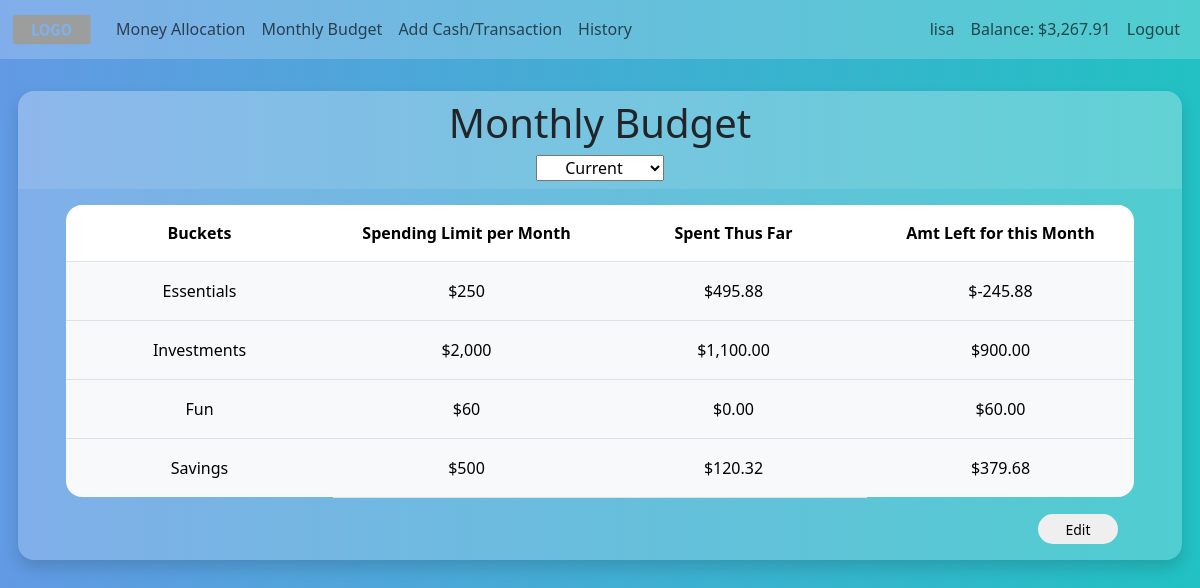
/monthly (signed in), run on the app's committed database.
### tables this page shows
CREATE TABLE users (
                                id INTEGER NOT NULL,
                                username TEXT NOT NULL,
                                hash TEXT NOT NULL,
                                money NUMERIC DEFAULT "0",
                                PRIMARY KEY(id)
                              );

CREATE TABLE buckets (
                                id INTEGER NOT NULL,
                                owner_id INTEGER NOT NULL,
                                index_num INTEGER NOT NULL,
                                name TEXT NOT NULL,
                                percent_allocation INTEGER NOT NULL,
                                month_limit NUMERIC,
                                FOREIGN KEY(owner_id) REFERENCES users(id),
                                PRIMARY KEY(id)
                              );

### app.py (the view)
@app.route("/monthly", methods=["GET", "POST"])
@login_required
def monthly():
    if request.method == "POST":
        data = request.get_json(silent=True)
        if data is not None:
            for bucket in data:
                db.execute("UPDATE buckets SET month_limit = ? WHERE name = ? AND owner_id = ?",
                    data[bucket][1],
                    data[bucket][0],
                    session["user_id"]
                )
        if data is not None:
            current_abbrev_month = datetime.now().strftime("%b")
            current_full_yr = datetime.now().strftime("%Y")
            recent_history = db.execute("SELECT month, year FROM budget_history WHERE month = ? AND year = ?", current_abbrev_month, current_full_yr)
            if recent_history:
                db.execute("DELETE FROM budget_history WHERE owner_id = ? AND month = ? AND year = ?",
                    session["user_id"],
                    current_abbrev_month,
                    current_full_yr
                )
                data_to_list = list(data.items())
                index = 0
                for bucket in data:
                    db.execute("INSERT INTO budget_history (owner_id, index_num, bucket_name, month_limit, month, year) VALUES (?, ?, ?, ?, ?, ?)",
                        session["user_id"],
                        index,
                        data[bucket][0],
                        data[bucket][1],
                        current_abbrev_month,
                        current_full_yr
                    )
                    index += 1
            else:
                data_to_list = list(data.items())
                index = 0
                for bucket in data:
                    db.execute("INSERT INTO budget_history (owner_id, index_num, bucket_name, month_limit, month, year) VALUES (?, ?, ?, ?, ?, ?)",
                        session["user_id"],
                        index,
                        data[bucket][0],
                        data[bucket][1],
                        current_abbrev_month,
                        current_full_yr
                    )
                    index += 1
        return redirect("/monthly")
    else:
        existing = db.execute("SELECT * FROM buckets WHERE owner_id = ?", session["user_id"])
        money = db.execute("SELECT money FROM users WHERE id = ?", session["user_id"])[0]["money"]
        transactions = db.execute("SELECT * FROM history WHERE owner_id = ?", session["user_id"])
        current_month = datetime.now().strftime("%m")
        current_yr = datetime.now().strftime("%y")
        expenses = {}
        for bucket in existing:
            expenses[bucket["name"]] = []
        for transaction in transactions:
            m = transaction["date"][:2]
            y = transaction["date"][-2:]
            if transaction["item_type"] != "Deposit" and transaction["bucket"] in expenses and m == current_month and y == current_yr:
                if len(expenses[transaction["bucket"]]) > 0:
                    expenses[transaction["bucket"]][0] += transaction["amt"]
                else:
                    expenses[transaction["bucket"]].append(transaction["amt"])
        with open('static/history.json', 'w') as file:
            json.dump(expenses, file)
        past_budget = db.execute("SELECT * FROM budget_history WHERE owner_id = ?", session["user_id"])
        past_dates = []
        for history in past_budget:
            date = f"{history['month']} {str(history['year'])}"
            if date not in past_dates and history['month'] != datetime.now().strftime("%b") and history['year'] != datetime.now().strftime("%Y"):
                past_dates.append(f"{history['month']} {str(history['year'])}")
        past_dates.reverse()
        if existing:
            return render_template("monthly.html",
                existing=existing,
                usd=usd,
                expenses=expenses,
                thousands=thousands,
                past_dates=past_dates
            )
        return render_template("monthly.html")

### app.py (called while the page is built)
@app.after_request
def after_request(response):
    response.headers["Cache-Control"] = "no-cache, no-store, must-revalidate"
    response.headers["Expires"] = 0
    response.headers["Pragma"] = "no-cache"
    return response

### helpers.py (called while the page is built)
def login_required(f):
    @wraps(f)
    def decorated_function(*args, **kwargs):
        if session.get("user_id") is None:
            return redirect("/login")
        return f(*args, **kwargs)
    return decorated_function

def usd(value):
    return f"${value:,.2f}"

def thousands(value):
    return f"${value:,.0f}"

### templates/monthly.html (shortened to what this page needs)
{% extends "layout.html" %}
{% block main %}
<div class="monthly-ctnr">
	<div class="bucket-ctnr ctnr text-center shadow d-flex flex-column align-items-center">
		<div class="header bucket-header">
			<h1>Monthly Budget</h1>
			<select name="dates" class="text-center dates">
				<option value="Current">Current</option>
			</select>
		</div>
		<form action="/monthly" method="post" class="bucket-form d-inline-block">
			<table class="table bucket-table">
				<thead class="bucket-head">
					<tr class="col-headers">
						<th>Buckets</th>
						<th>Spending Limit per Month</th>
						<th>Spent Thus Far</th>
						<th>Amt Left for this Month</th>
					</tr>
				</thead>
				<tbody class="bucket-body">
					{% if existing %}
						{% for bucket in existing %}
							<tr>
								<td><input class="bucket-input bucket-name saved" type="text" name="bucket" value="{{ bucket.name }}" readonly></td>
								{% if bucket.month_limit %}
									<td><input class="bucket-input limit saved int-only" type="text" inputmode="numeric" name="limit" placeholder="--" value="{{ thousands(bucket.month_limit) }}"></td>
								{% else %}
									<td><input class="bucket-input limit saved int-only" type="text" inputmode="numeric" name="limit" placeholder="--"></td>
								{% endif %}
								{% if bucket.month_limit and expenses[bucket.name][0] %}
									<td><input class="spending saved" type="text" name="spending" placeholder="--" value="{{ usd(expenses[bucket.name][0]) }}" readonly></td>
									<td><input class="remaining saved existing" type="text" name="remaining" value="{{ usd(bucket.month_limit - expenses[bucket.name][0]) }}" readonly></td>
								{% elif bucket.month_limit %}
									<td><input class="spending saved" type="text" name="spending" placeholder="--" value="{{ usd(0) }}" readonly></td>
									<td><input class="remaining saved existing" type="text" name="remaining" value="{{ usd(bucket.month_limit) }}" readonly></td>
								{% else %}
									<td><input class="spending saved" type="text" name="spending" placeholder="--" readonly></td>
									<td><input class="remaining saved" type="text" name="remaining" placeholder="--" readonly></td>
								{% endif %}
							</tr>
						{% endfor%}
					{% endif %}
				</tbody>
			</table>
			{% if existing %}
			<div class="btns-ctnr">
				<div class="first-layer-btns">
					<button class="bucket-btn edit-btn">Edit</button>
				</div>
			</div>
			{% endif %}
		</form>
	</div>
</div>
{% endblock %}

### templates/layout.html (shortened to what this page needs)
<!DOCTYPE html>
<html lang="en">
    <head>
        <link href="https://cdn.jsdelivr.net/npm/bootstrap@5.3.2/dist/css/bootstrap.min.css" rel="stylesheet">
        <link href="/static/styles.css" rel="stylesheet">
    </head>
    <body>
        <nav class="navbar navbar-expand-lg">
            <div class="container-fluid">
              <a class="navbar-brand" href="#">
                <img class="logo" src="static/img/placeholder-logo.png">
              </a>
              <div class="collapse navbar-collapse" id="navbarNavAltMarkup">
                {% if session["user_id"] %}
                  <div class="navbar-nav">
                    <a class="nav-link" aria-current="page" href="/">Money Allocation</a>
                    <a class="nav-link" href="/monthly">Monthly Budget</a>
                    <a class="nav-link" href="/transaction">Add Cash/Transaction</a>
                    <a class="nav-link" href="/history">History</a>
                  </div>
                  <div class="navbar-nav ms-auto">
                    <a class="nav-link username" href="#">{{ session["username"] }}</a>
                    <a class="nav-link balance" href="#">Balance: <span class="balance-amt">{{ session["balance"] }}</span></a>
                    <a class="nav-link" href="/logout">Logout</a>
                </div>
                {% else %}
                  <div class="navbar-nav ms-auto">
                      <a class="nav-link" href="/register">Register</a>
                      <a class="nav-link" href="/login">Login</a>
                  </div>
                {% endif %}
              </div>
            </div>
        </nav>
        <main class="m-top">
          {% block main %}{% endblock %}
        </main>
    </body>
</html>

### static/styles.css (style rules this page uses)
body { background: linear-gradient(90deg, #629ae4 0%, #22c1c3 100%); }
table tr:first-child th:first-child { border-top-left-radius: 1rem; }
table tr:first-child th:last-child { border-top-right-radius: 1rem; }
table tr:last-child td:first-child { border-bottom: none; border-bottom-left-radius: 1rem; }
table tr:last-child td:last-child { border-bottom: none; border-bottom-right-radius: 1rem; }
input { background-color: rgba(248, 249, 250, 255); border-style: solid; border-radius: 1rem; }
.navbar { background-color: rgba(255, 255, 255, 0.2); }
.header { width: calc(100% + 6rem); transform: translateY(-1rem); border-radius: 1rem 1rem 0 0; background-color: rgba(255, 255, 255, 0.1); }
.bucket-header { padding: 0.5rem 0 0.5rem 0; }
.ctnr { width: fit-content; margin: 0 auto; padding: 1rem 3rem 1rem 3rem; background-color: rgba(255, 255, 255, 0.2); border-radius: 1rem; }
.logo { width: 5rem; }
.table th, .table td { padding: 1rem; }
.bucket-body input { text-align: center; }
.bucket-btn { border: none; padding: 0.3rem; width: 5rem; border-radius: 1.2rem; margin-right: 1rem; float: right; font-size: 14px; }
.dates { width: 8rem; }
.table { width: fit-content; }
.table tr td { background-color: rgba(248, 249, 250, 255) }
.m-top { margin-top: 2rem; }
.shadow { box-shadow: 0px 5px 10px 0px rgba(0, 0, 0, 0.5); }
.saved { border: none; pointer-events: none; }

### data on the page
users: username "lisa"
buckets: bucket "Essentials", limit "$250", spending "$495.88", remaining "$-245.88"
buckets: bucket "Investments", limit "$2,000", spending "$1,100.00", remaining "$900.00"
buckets: bucket "Fun", limit "$60", spending "$0.00", remaining "$60.00"
buckets: bucket "Savings", limit "$500", spending "$120.32", remaining "$379.68"

### other printed values
{{ session["balance"] }} "$3,267.91"
